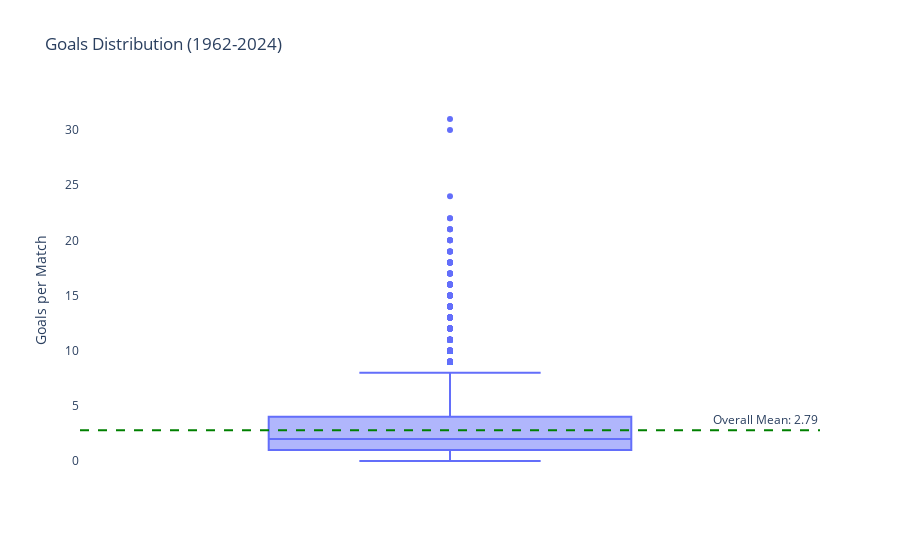
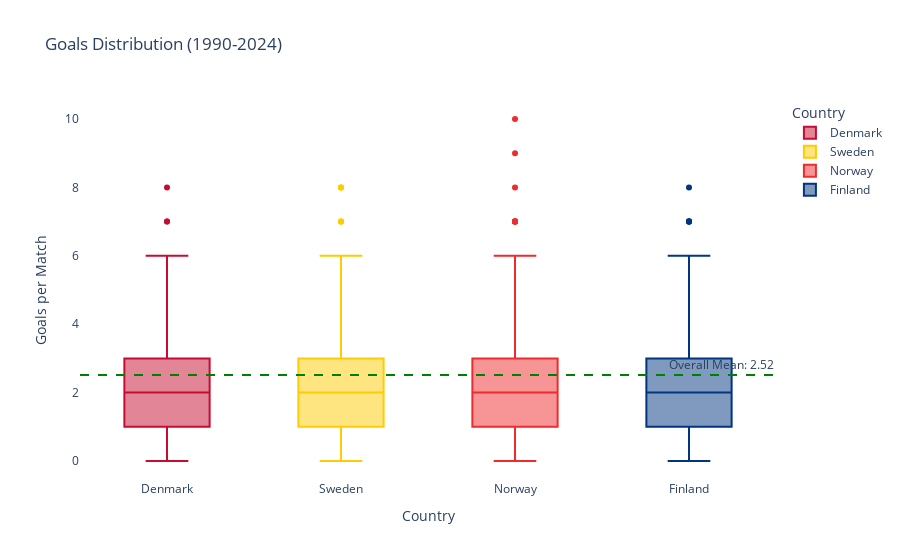

The cell these charts' notebook holds for them, in order:
### Markdown cell above
<h1 style="line-height:3rem;">4. Box Plot of Average Goals Per Match </h1>

### Code cell
df = pd.read_csv("Datasets/Sports_Football_1872_2025.csv")



def goals_distribution_boxplot(df, countries=None, start_year=1960, end_year=2024):
    """
    Creates a box plot showing distribution of total goals per match
    with optional filtering by countries and year range
    
    Args:
        df: DataFrame containing match data
        countries: List of countries to filter (None for all)
        start_year: First year to include (default 1960)
        end_year: Last year to include (default 2024)
    
    Returns:
        Plotly figure object
    """
    # Create copy and filter by year
    df = df.copy()
    df['Year'] = pd.to_datetime(df['Date']).dt.year
    df = df[(df['Year'] >= start_year) & (df['Year'] <= end_year)]
    
    # Filter by countries if specified
    if countries:
        df = df[df['Home_team'].isin(countries) | df['Away_team'].isin(countries)]
    
    # Calculate total goals per match
    df['Total_Goals'] = df['home_score'] + df['away_score']
    
    # Create box plot with optional facet by country
    if countries:
        # Melt to combine home/away teams for country filtering
        melted = df.melt(
            id_vars=['Total_Goals', 'Year'],
            value_vars=['Home_team', 'Away_team'],
            value_name='Team'
        )
        melted = melted[melted['Team'].isin(countries)]
        
        # Create custom color mapping for the countries
        color_map = {country: get_country_color(country) for country in countries}
        
        fig = px.box(
            melted,
            x='Team',
            y='Total_Goals',
            title=f'Goals Distribution ({start_year}-{end_year})',
            labels={'Total_Goals': 'Goals per Match', 'Team': 'Country'},
            height=500,
            color='Team',
            color_discrete_map=color_map
        )
    else:
        fig = px.box(
            df,
            y='Total_Goals',
            title=f'Goals Distribution ({start_year}-{end_year})',
            labels={'Total_Goals': 'Goals per Match'},
            height=500
        )
    
    # Customize appearance
    fig.update_layout(
        yaxis_title='Goals per Match',
        showlegend=bool(countries),  # Only show legend if multiple countries
        plot_bgcolor='white',
        xaxis_title='Country' if countries else None
    )
    
    # Add mean line
    mean_goals = df['Total_Goals'].mean()
    fig.add_hline(
        y=mean_goals,
        line_dash="dash",
        line_color="green",
        annotation_text=f"Overall Mean: {mean_goals:.2f}",
        annotation_position="top right"
    )
    
    return fig

# Usage examples:
# All matches since 1920
fig1 = goals_distribution_boxplot(df, start_year=1962)
fig1.show()

# Specific countries comparison
fig2 = goals_distribution_boxplot(df, 
                                countries=['Finland', 'Sweden', 'Norway', 'Denmark', "Germany"],
                                start_year=1990, end_year=2024)
fig2.show()

### Figure 1 — Plotly figure (JSON) as saved in the notebook; plotly's stock layout.template omitted (floating-point values rounded to 4 significant figures; data arrays with more than 128 entries replaced by an {"elided": "..."} marker saying what was removed)
{"data": [{"alignmentgroup": "True", "hovertemplate": "Goals per Match=%{y}<extra></extra>", "legendgroup": "", "marker": {"color": "#636efa"}, "name": "", "notched": false, "offsetgroup": "", "orientation": "v", "showlegend": false, "type": "box", "x0": " ", "xaxis": "x", "y": {"elided": "42551 int values"}, "y0": " ", "yaxis": "y"}], "layout": {"annotations": [{"showarrow": false, "text": "Overall Mean: 2.79", "x": 1, "xanchor": "right", "xref": "x domain", "y": 2.789, "yanchor": "bottom", "yref": "y"}], "autosize": true, "boxmode": "group", "legend": {"tracegroupgap": 0}, "plot_bgcolor": "white", "shapes": [{"line": {"color": "green", "dash": "dash"}, "type": "line", "x0": 0, "x1": 1, "xref": "x domain", "y0": 2.789, "y1": 2.789, "yref": "y"}], "showlegend": false, "title": {"text": "Goals Distribution (1962-2024)"}, "xaxis": {"anchor": "y", "autorange": true, "domain": [0, 1], "range": [-0.5, 0.5], "title": {}, "type": "category"}, "yaxis": {"anchor": "x", "autorange": true, "domain": [0, 1], "range": [-1.722, 32.72], "title": {"text": "Goals per Match"}, "type": "linear"}}}

### Figure 2 — Plotly figure (JSON) as saved in the notebook; plotly's stock layout.template omitted (floating-point values rounded to 4 significant figures; data arrays with more than 128 entries replaced by an {"elided": "..."} marker saying what was removed)
{"data": [{"alignmentgroup": "True", "hovertemplate": "Country=%{x}<br>Goals per Match=%{y}<extra></extra>", "legendgroup": "Denmark", "marker": {"color": "#C60C30"}, "name": "Denmark", "notched": false, "offsetgroup": "Denmark", "orientation": "v", "showlegend": true, "type": "box", "x": {"elided": "378 str values"}, "x0": " ", "xaxis": "x", "y": {"elided": "378 int values"}, "y0": " ", "yaxis": "y"}, {"alignmentgroup": "True", "hovertemplate": "Country=%{x}<br>Goals per Match=%{y}<extra></extra>", "legendgroup": "Sweden", "marker": {"color": "#FECC02"}, "name": "Sweden", "notched": false, "offsetgroup": "Sweden", "orientation": "v", "showlegend": true, "type": "box", "x": {"elided": "446 str values"}, "x0": " ", "xaxis": "x", "y": {"elided": "446 int values"}, "y0": " ", "yaxis": "y"}, {"alignmentgroup": "True", "hovertemplate": "Country=%{x}<br>Goals per Match=%{y}<extra></extra>", "legendgroup": "Norway", "marker": {"color": "#EF2B2D"}, "name": "Norway", "notched": false, "offsetgroup": "Norway", "orientation": "v", "showlegend": true, "type": "box", "x": {"elided": "380 str values"}, "x0": " ", "xaxis": "x", "y": {"elided": "380 int values"}, "y0": " ", "yaxis": "y"}, {"alignmentgroup": "True", "hovertemplate": "Country=%{x}<br>Goals per Match=%{y}<extra></extra>", "legendgroup": "Finland", "marker": {"color": "#003580"}, "name": "Finland", "notched": false, "offsetgroup": "Finland", "orientation": "v", "showlegend": true, "type": "box", "x": {"elided": "382 str values"}, "x0": " ", "xaxis": "x", "y": {"elided": "382 int values"}, "y0": " ", "yaxis": "y"}], "layout": {"annotations": [{"showarrow": false, "text": "Overall Mean: 2.52", "x": 1, "xanchor": "right", "xref": "x domain", "y": 2.517, "yanchor": "bottom", "yref": "y"}], "autosize": true, "boxmode": "overlay", "legend": {"title": {"text": "Country"}, "tracegroupgap": 0}, "plot_bgcolor": "white", "shapes": [{"line": {"color": "green", "dash": "dash"}, "type": "line", "x0": 0, "x1": 1, "xref": "x domain", "y0": 2.517, "y1": 2.517, "yref": "y"}], "showlegend": true, "title": {"text": "Goals Distribution (1990-2024)"}, "xaxis": {"anchor": "y", "autorange": true, "categoryarray": ["Denmark", "Sweden", "Norway", "Finland"], "categoryorder": "array", "domain": [0, 1], "range": [-0.5, 3.5], "title": {"text": "Country"}, "type": "category"}, "yaxis": {"anchor": "x", "autorange": true, "domain": [0, 1], "range": [-0.5556, 10.56], "title": {"text": "Goals per Match"}, "type": "linear"}}}
